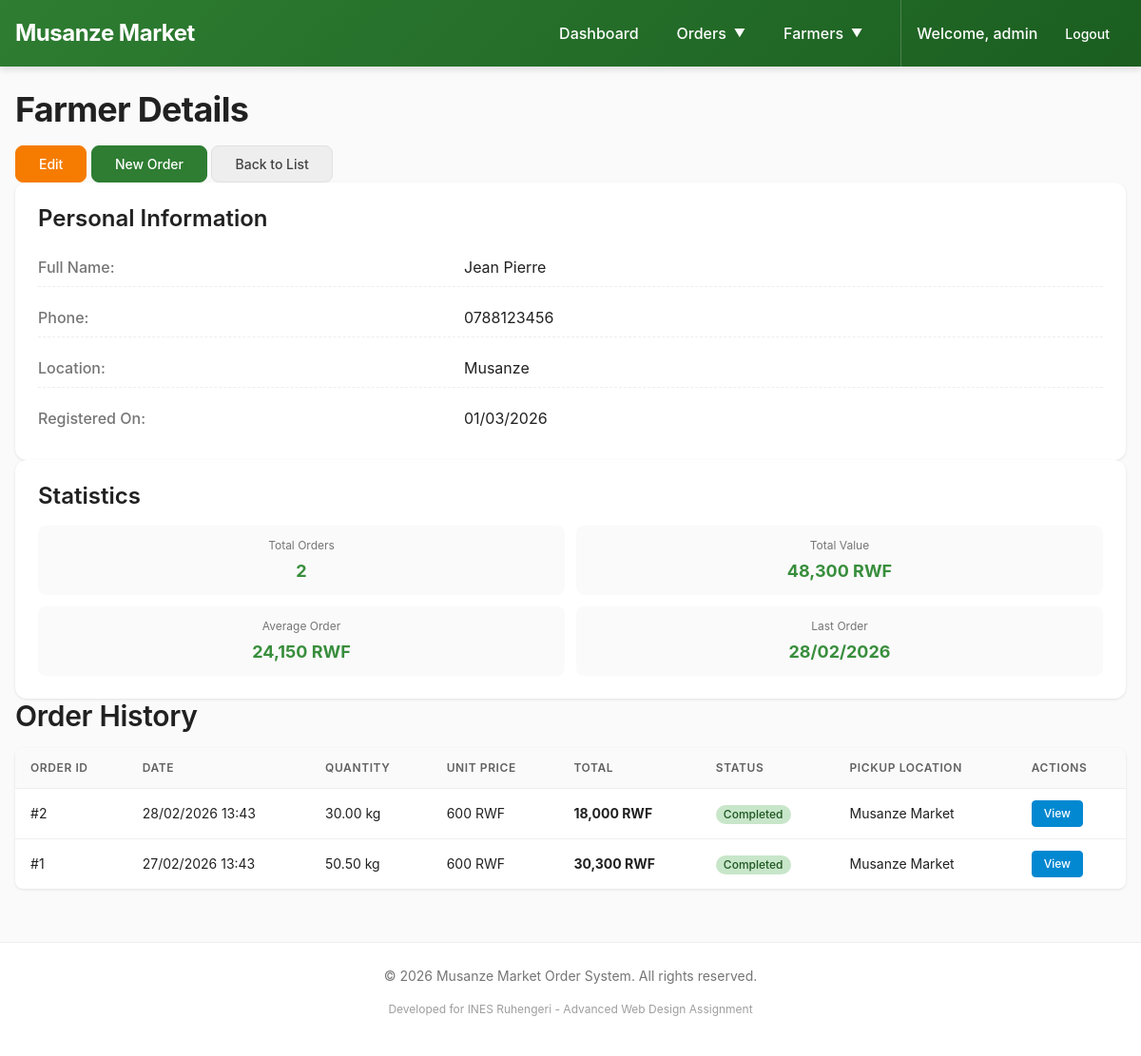
/public/index.php?page=farmers&action=view&id=1 (signed in), run on the app's committed database.
### tables this page shows
CREATE TABLE farmers (
    id INT PRIMARY KEY AUTO_INCREMENT,
    full_name VARCHAR(100) NOT NULL,
    phone VARCHAR(20) NOT NULL,
    location VARCHAR(100),
    created_at TIMESTAMP DEFAULT CURRENT_TIMESTAMP,
    INDEX idx_phone (phone),
    INDEX idx_name (full_name)
);

CREATE TABLE orders (
    id INT PRIMARY KEY AUTO_INCREMENT,
    farmer_id INT NOT NULL,
    quantity DECIMAL(10,2) NOT NULL,
    unit_price DECIMAL(10,2) NOT NULL,
    total_amount DECIMAL(10,2) GENERATED ALWAYS AS (quantity * unit_price) STORED,
    pickup_location VARCHAR(255) NOT NULL,
    status ENUM('pending', 'completed', 'cancelled') DEFAULT 'pending',
    notes TEXT,
    created_at TIMESTAMP DEFAULT CURRENT_TIMESTAMP,
    updated_at TIMESTAMP NULL ON UPDATE CURRENT_TIMESTAMP,
    FOREIGN KEY (farmer_id) REFERENCES farmers(id) ON DELETE RESTRICT,
    INDEX idx_status (status),
    INDEX idx_created (created_at),
    INDEX idx_farmer (farmer_id)
);

### app/controllers/FarmerController.php (called while the page is built, shortened)
<?php
require_once __DIR__ . '/../models/Farmer.php';
require_once __DIR__ . '/../models/Order.php';
class FarmerController extends AuthController {
    private $farmerModel;
    private $orderModel;
    public function __construct() {
        $this->farmerModel = new Farmer();
        $this->orderModel = new Order();
    }
    public function view() {
        $id = $_GET['id'] ?? 0;
        $farmer = $this->farmerModel->getWithStats($id);
        $orders = $this->orderModel->getByFarmer($id);
        require_once __DIR__ . '/../views/farmers/details.php';
    }
}
?>

### app/config/database.php (called while the page is built, shortened)
<?php
class Database {
    private static $instance = null;
    private $connection;
    public static function getInstance() {
        if (self::$instance === null) {
            self::$instance = new self();
        }
        return self::$instance;
    }
    private function connect() {
        try {
            $this->connection = new mysqli(DB_HOST, DB_USER, DB_PASS, DB_NAME);
            $this->connection->set_charset("utf8mb4");
        } catch (Exception $e) {
            die("Database connection error: " . $e->getMessage());
        }
    }
    public function getConnection() {
        return $this->connection;
    }
}
?>

### app/models/Farmer.php (called while the page is built, shortened)
<?php
require_once __DIR__ . '/../config/database.php';
class Farmer {
    private $conn;
    public function __construct() {
        $this->db = Database::getInstance();
        $this->conn = $this->db->getConnection();
    }
    public function getWithStats($id) {
        $stmt = $this->conn->prepare("
            SELECT
                f.*,
                COUNT(o.id) as total_orders,
                COALESCE(SUM(o.total_amount), 0) as total_value,
                COALESCE(AVG(o.total_amount), 0) as avg_order_value,
                MAX(o.created_at) as last_order_date
            FROM farmers f
            LEFT JOIN orders o ON f.id = o.farmer_id
            WHERE f.id = ?
            GROUP BY f.id
        ");
        $stmt->bind_param("i", $id);
        $stmt->execute();
        $result = $stmt->get_result();
        return $result->fetch_assoc();
    }
}
?>

### app/models/Order.php (called while the page is built, shortened)
<?php
require_once __DIR__ . '/../config/database.php';
class Order {
    private $conn;
    public function __construct() {
        $this->db = Database::getInstance();
        $this->conn = $this->db->getConnection();
    }
    public function getByFarmer($farmerId, $limit = null) {
        $sql = "
            SELECT * FROM orders
            WHERE farmer_id = ?
            ORDER BY created_at DESC
        ";
        if ($limit !== null) {
            $sql .= " LIMIT ?";
            $stmt = $this->conn->prepare($sql);
            $stmt->bind_param("ii", $farmerId, $limit);
        } else {
            $stmt = $this->conn->prepare($sql);
            $stmt->bind_param("i", $farmerId);
        }
        $stmt->execute();
        $result = $stmt->get_result();
        return $result->fetch_all(MYSQLI_ASSOC);
    }
}
?>

### app/views/farmers/details.php (the view, shortened to what this page needs)
<?php
require_once __DIR__ . '/../layouts/header.php';
?>
<div class="details-container">
    <div class="details-header">
        <h1>Farmer Details</h1>
        <div class="header-actions">
            <a href="<?= BASE_URL ?>/index.php?page=farmers&action=edit&id=<?= $farmer['id'] ?>"
               class="btn btn-warning">
                Edit
            </a>
            <a href="<?= BASE_URL ?>/index.php?page=orders&action=create&farmer_id=<?= $farmer['id'] ?>"
               class="btn btn-success">
                New Order
            </a>
            <a href="<?= BASE_URL ?>/index.php?page=farmers&action=index"
               class="btn btn-secondary">
                Back to List
            </a>
        </div>
    </div>
    <div class="details-grid">
        <div class="detail-card">
            <h3>Personal Information</h3>
            <div class="detail-items">
                <div class="detail-item">
                    <span class="detail-label">Full Name:</span>
                    <span class="detail-value"><?= htmlspecialchars($farmer['full_name']) ?></span>
                </div>
                <div class="detail-item">
                    <span class="detail-label">Phone:</span>
                    <span class="detail-value"><?= htmlspecialchars($farmer['phone']) ?></span>
                </div>
                <div class="detail-item">
                    <span class="detail-label">Location:</span>
                    <span class="detail-value"><?= htmlspecialchars($farmer['location'] ?: 'Not specified') ?></span>
                </div>
                <div class="detail-item">
                    <span class="detail-label">Registered On:</span>
                    <span class="detail-value"><?= date('d/m/Y', strtotime($farmer['created_at'])) ?></span>
                </div>
            </div>
        </div>
        <div class="detail-card">
            <h3>Statistics</h3>
            <div class="stats-mini-grid">
                <div class="stat-mini">
                    <span class="stat-mini-label">Total Orders</span>
                    <span class="stat-mini-value"><?= $farmer['total_orders'] ?? 0 ?></span>
                </div>
                <div class="stat-mini">
                    <span class="stat-mini-label">Total Value</span>
                    <span class="stat-mini-value"><?= number_format($farmer['total_value'] ?? 0) ?> RWF</span>
                </div>
                <div class="stat-mini">
                    <span class="stat-mini-label">Average Order</span>
                    <span class="stat-mini-value"><?= number_format($farmer['avg_order_value'] ?? 0) ?> RWF</span>
                </div>
                <div class="stat-mini">
                    <span class="stat-mini-label">Last Order</span>
                    <span class="stat-mini-value">
                        <?= $farmer['last_order_date'] ? date('d/m/Y', strtotime($farmer['last_order_date'])) : 'Never' ?>
                    </span>
                </div>
            </div>
        </div>
    </div>
    <div class="order-history">
        <h2>Order History</h2>
        <?php if (empty($orders)): ?>
            <div class="empty-state">
                <p>No orders found for this farmer</p>
                <a href="<?= BASE_URL ?>/index.php?page=orders&action=create&farmer_id=<?= $farmer['id'] ?>"
                   class="btn btn-primary">
                    Create First Order
                </a>
            </div>
        <?php else: ?>
            <div class="table-responsive">
                <table class="table">
                    <thead>
                        <tr>
                            <th>Order ID</th>
                            <th>Date</th>
                            <th>Quantity</th>
                            <th>Unit Price</th>
                            <th>Total</th>
                            <th>Status</th>
                            <th>Pickup Location</th>
                            <th>Actions</th>
                        </tr>
                    </thead>
                    <tbody>
                        <?php foreach ($orders as $order): ?>
                            <tr>
                                <td>#<?= $order['id'] ?></td>
                                <td><?= date('d/m/Y H:i', strtotime($order['created_at'])) ?></td>
                                <td><?= number_format($order['quantity'], 2) ?> kg</td>
                                <td><?= number_format($order['unit_price']) ?> RWF</td>
                                <td><strong><?= number_format($order['total_amount']) ?> RWF</strong></td>
                                <td>
                                    <span class="badge badge-<?= $order['status'] ?>">
                                        <?= ucfirst($order['status']) ?>
                                    </span>
                                </td>
                                <td><?= htmlspecialchars($order['pickup_location']) ?></td>
                                <td>
                                    <a href="<?= BASE_URL ?>/index.php?page=orders&action=view&id=<?= $order['id'] ?>"
                                       class="btn btn-sm btn-info">
                                        View
                                    </a>
                                </td>
                            </tr>
                        <?php endforeach; ?>
                    </tbody>
                </table>
            </div>
        <?php endif; ?>
    </div>
</div>
<?php require_once __DIR__ . '/../layouts/footer.php'; ?>

### data on the page
farmers: full_name "Jean Pierre", phone "0788123456", location "Musanze", created_at "01/03/2026"
orders: id "2", created_at "28/02/2026 13:43", quantity "30.00", unit_price "600", total_amount "18,000", status "Completed", pickup_location "Musanze Market"
orders: id "1", created_at "27/02/2026 13:43", quantity "50.50", unit_price "600", total_amount "30,300", status "Completed", pickup_location "Musanze Market"

### other printed values
$_SESSION['username'] "admin"
$farmer['total_orders'] "2"
$farmer['total_value'] "48,300"
$farmer['avg_order_value'] "24,150"
date('d/m/Y', strtotime($farmer['last_order_date'])) "28/02/2026"
